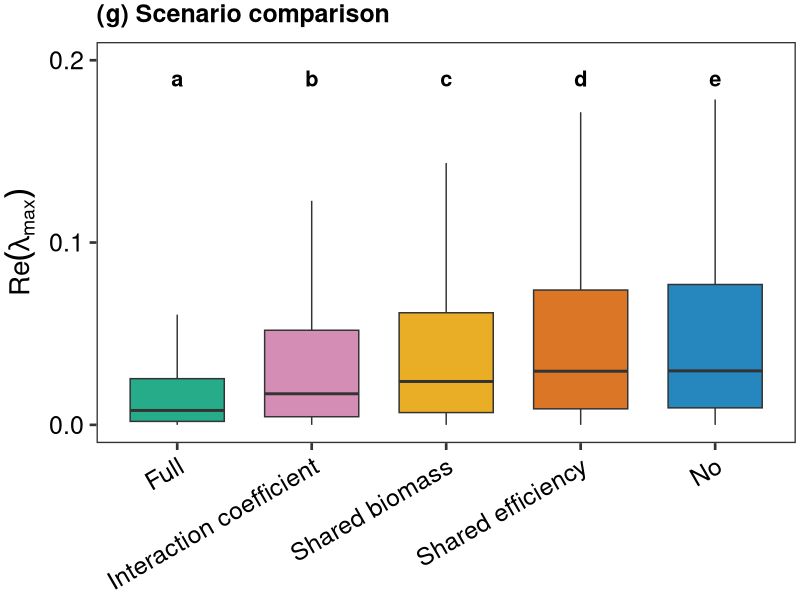
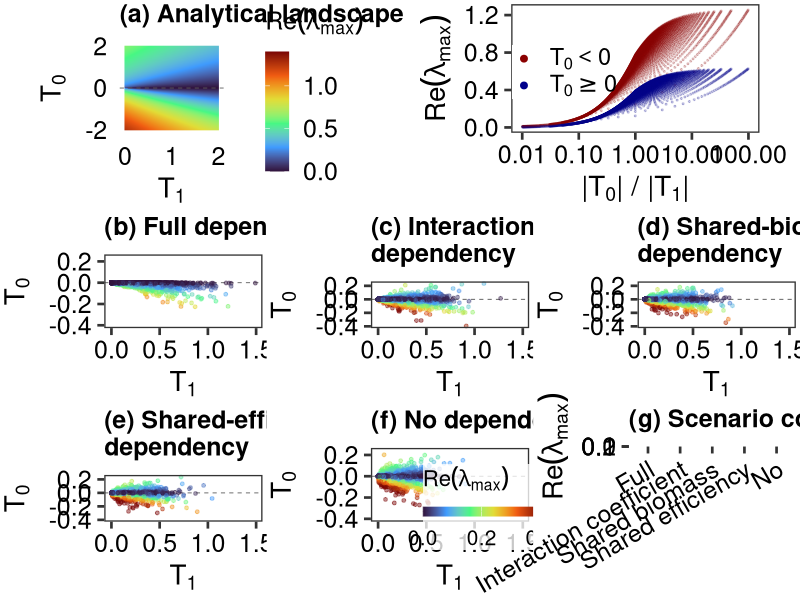

These figures' R source, in order: (Note: this script raises an error after producing the figures.)
# =============================================================================
# Three-species module dependency analysis
# =============================================================================

rm(list = ls())

library(tidyverse)
library(cowplot)
library(viridis)
library(scales)
library(here)
library(emmeans)
library(multcomp)
library(multcompView)

set.seed(2026)

n_rep <- 10000
fs <- 20
fss <- 18

case_levels <- c(
  "(b) Full dependency",
  "(c) Interaction-coefficient\ndependency",
  "(d) Shared-biomass\ndependency",
  "(e) Shared-efficiency\ndependency",
  "(f) No dependency"
)

scenario_labs_short <- c(
  "(b) Full dependency" = "Full",
  "(c) Interaction-coefficient\ndependency" = "Interaction coefficient",
  "(d) Shared-biomass\ndependency" = "Shared biomass",
  "(e) Shared-efficiency\ndependency" = "Shared efficiency",
  "(f) No dependency" = "No"
)

scenario_cols <- c(
  "(b) Full dependency" = "#009E73",
  "(c) Interaction-coefficient\ndependency" = "#CC79A7",
  "(d) Shared-biomass\ndependency" = "#E69F00",
  "(e) Shared-efficiency\ndependency" = "#D55E00",
  "(f) No dependency" = "#0072B2"
)

get_re_lmax <- function(T1, T0) {
  max(Re(polyroot(c(T0, T1, 0, 1))))
}

simulate_scenario <- function(case, share_c, share_B, share_e) {
  c12 <- runif(n_rep)
  c13 <- runif(n_rep)
  c23 <- runif(n_rep)
  B1 <- runif(n_rep)
  B2 <- runif(n_rep)
  B3 <- runif(n_rep)
  e2 <- runif(n_rep)
  e3 <- runif(n_rep)
  
  c12a <- c12
  c13a <- c13
  c23a <- c23
  B1a <- B1
  B2a <- B2
  B3a <- B3
  e2a <- e2
  e3a <- e3
  
  c12b <- if (share_c) c12a else runif(n_rep)
  c13b <- if (share_c) c13a else runif(n_rep)
  c23b <- if (share_c) c23a else runif(n_rep)
  
  B1b <- if (share_B) B1a else runif(n_rep)
  B2b <- if (share_B) B2a else runif(n_rep)
  B3b <- if (share_B) B3a else runif(n_rep)
  
  e2b <- if (share_e) e2a else runif(n_rep)
  e3b <- if (share_e) e3a else runif(n_rep)
  
  T1 <- (c12a * B1a) * (e2a * c12b * B2a) +
    (c13a * B1b) * (e3a * c13b * B3a) +
    (c23a * B2b) * (e3b * c23b * B3b)
  
  T0 <- (e2a * c12a * B2a) *
    (e3a * c23a * B3a) *
    (c13a * B1a) -
    (c12b * B1b) *
    (c23b * B2b) *
    (e3b * c13b * B3b)
  
  tibble(
    T1,
    T0,
    ReLambdaMax = map2_dbl(T1, T0, get_re_lmax),
    Case = case
  )
}

# -----------------------------------------------------------------------------
# Analytical landscape
# -----------------------------------------------------------------------------

grid <- expand_grid(
  T1 = seq(0, 2, length.out = 100),
  T0 = seq(-2, 2, length.out = 100)
) %>%
  mutate(ReLambdaMax = map2_dbl(T1, T0, get_re_lmax))

# -----------------------------------------------------------------------------
# Simulations
# -----------------------------------------------------------------------------

df_all <- bind_rows(
  simulate_scenario("(b) Full dependency", TRUE, TRUE, TRUE),
  simulate_scenario("(c) Interaction-coefficient\ndependency", TRUE, FALSE, FALSE),
  simulate_scenario("(d) Shared-biomass\ndependency", FALSE, TRUE, FALSE),
  simulate_scenario("(e) Shared-efficiency\ndependency", FALSE, FALSE, TRUE),
  simulate_scenario("(f) No dependency", FALSE, FALSE, FALSE)
) %>%
  mutate(Case = factor(Case, levels = case_levels))

x_limits_sim <- range(df_all$T1)
y_limits_sim <- range(df_all$T0)


# -----------------------------------------------------------------------------
# statistical analysis
# -----------------------------------------------------------------------------

# One-way ANOVA
mod_igp <- aov(ReLambdaMax ~ Case, data = df_all)
summary(mod_igp)

# Estimated means and Tukey-adjusted pairwise comparisons
emm_igp <- emmeans(mod_igp, ~ Case)
pairs(emm_igp, adjust = "tukey")

# Letters for the comparison plot
letters_df <- multcomp::cld(
  emm_igp,
  adjust = "tukey",
  Letters = letters,
  sort = FALSE
) %>%
  as.data.frame() %>%
  mutate(.group = trimws(.group))

# -----------------------------------------------------------------------------
# Panel a: analytical landscape
# -----------------------------------------------------------------------------
base_theme <- theme(
  axis.title = element_text(size = fs, colour = "black"),
  axis.text = element_text(size = fss, colour = "black"),
  plot.title = element_text(size = fss, face = "bold"),
  plot.margin = margin(3, 3, 3, 3, "pt"),
  panel.grid = element_blank()
)

p_analytical <- ggplot(grid, aes(T1, T0, fill = ReLambdaMax)) +
  geom_raster(interpolate = TRUE) +
  geom_hline(yintercept = 0, linetype = "dashed", linewidth = 0.3,
             colour = "grey35") +
  scale_fill_viridis_c(
    option = "H",
    limits = c(0, 1.4),
    name = expression(Re(lambda[max]))
  ) +
  scale_x_continuous(breaks = c(0, 1, 2)) +
  scale_y_continuous(breaks = c(-2, 0, 2)) +
  labs(
    x = expression(T[1]),
    y = expression(T[0]),
    title = "(a) Analytical landscape"
  ) +
  theme_minimal(base_size = fs) +
  base_theme +
  theme(
    legend.position = "right",
    legend.title = element_text(size = fss),
    legend.text = element_text(size = fss)
  )

# -----------------------------------------------------------------------------
# Ratio panel
# -----------------------------------------------------------------------------

grid_ratio <- grid %>%
  filter(T1 > 0) %>%
  mutate(
    ratio = abs(T0) / abs(T1),
    sign_T0 = if_else(T0 >= 0, "positive", "negative")
  ) %>%
  filter(is.finite(ratio))

p_ratio <- ggplot(grid_ratio, aes(ratio, ReLambdaMax, colour = sign_T0)) +
  geom_point(alpha = 0.2, size = 0.4) +
  scale_colour_manual(
    values = c(positive = "darkblue", negative = "darkred"),
    labels = c(
      positive = expression(T[0] >= 0),
      negative = expression(T[0] < 0)
    ), name = "" ) +
  guides(colour = guide_legend(
    override.aes = list(alpha = 1, size = 2))) +
  scale_x_log10(labels = label_number()) +
  labs(
    x = expression("|" * T[0] * "| / |" * T[1] * "|"),
    y = expression(Re(lambda[max]))
  ) +
  theme_test(base_size = fs) +
  base_theme +
  theme(
    legend.position = c(0.4, 0.96),
    legend.justification = c(1, 1),
    legend.title = element_text(size = fss - 1),
    legend.text = element_text(size = fss - 1),
    legend.background = element_rect(
      fill = NA,
      colour = NA
    )
  )

# -----------------------------------------------------------------------------
# Simulated panels
# -----------------------------------------------------------------------------

plot_scenario <- function(case, show_legend = FALSE) {
  df <- filter(df_all, Case == case)
  
  ggplot(df, aes(T1, T0, colour = ReLambdaMax)) +
    geom_hline(yintercept = 0, linetype = "dashed", linewidth = 0.3,
               colour = "grey35") +
    geom_point(alpha = 0.45, size = 1) +
    scale_colour_viridis_c(
      option = "H",
      limits = c(0, 0.4),
      breaks = c(0, 0.2, 0.4),
      oob = squish,
      name = expression(Re(lambda[max])),
      guide = if (show_legend) {
        guide_colourbar(
          direction = "horizontal",
          barwidth = unit(3, "cm"),
          barheight = unit(0.25, "cm"),
          title.position = "top"
        )
      } else "none"
    ) +
    coord_cartesian(xlim = x_limits_sim, ylim = y_limits_sim) +
    labs(
      x = expression(T[1]),
      y = expression(T[0]),
      title = case
    ) +
    theme_test(base_size = fs) +
    base_theme +
    theme(
      legend.position = if (show_legend) c(0.7, 0.2) else "none",
      legend.justification = c(0.5, 0.5),
      legend.title = element_text(size = fss - 2),
      legend.text = element_text(size = fss - 3),
      legend.background = element_rect(
        fill = alpha("white", 0.78),
        colour = NA
      )
    )
}

p_full <- plot_scenario("(b) Full dependency")
p_c <- plot_scenario("(c) Interaction-coefficient\ndependency")
p_B <- plot_scenario("(d) Shared-biomass\ndependency")
p_e <- plot_scenario("(e) Shared-efficiency\ndependency")
p_no <- plot_scenario("(f) No dependency", TRUE)

# -----------------------------------------------------------------------------
# Panel g: scenario comparison
# -----------------------------------------------------------------------------

df_box <- df_all %>%
  mutate(Case = factor(Case, levels = case_levels))

p_box <- ggplot(df_box, aes(Case, ReLambdaMax, fill = Case)) +
  geom_boxplot(outlier.shape = NA, alpha = 0.85, width = 0.7) +
  scale_fill_manual(values = scenario_cols, guide = "none") +
  scale_x_discrete(labels = scenario_labs_short) +
  scale_y_continuous(
    limits = c(0, 0.2),
    breaks = seq(0, 0.2, 0.1)
  ) +
  labs(
    x = NULL,
    y = expression(Re(lambda[max])),
    title = "(g) Scenario comparison"
  ) +
  theme_test(base_size = fs) +
  base_theme +
  theme(axis.text.x = element_text(angle = 30, hjust = 1))

# -----------------------------------------------------------------------------
# Panel g: scenario comparison
# -----------------------------------------------------------------------------

df_box <- df_all %>%
  mutate(Case = factor(Case, levels = case_levels))

p_box <- ggplot(df_box, aes(Case, ReLambdaMax, fill = Case)) +
  # geom_jitter(
  #   aes(colour = Case),
  #   width = 0.15, height = 0,
  #   alpha = 0.08, size = 0.4
  # ) +
  geom_boxplot(outlier.shape = NA, alpha = 0.85, width = 0.7) +
  geom_text(
    data = letters_df,
    aes(x = Case, y = 0.19, label = .group),
    inherit.aes = FALSE,
    size = 5.5,
    fontface = "bold"
  ) +
  scale_fill_manual(values = scenario_cols, guide = "none") +
  scale_colour_manual(values = scenario_cols, guide = "none") +
  scale_x_discrete(labels = scenario_labs_short) +
  scale_y_continuous(breaks = seq(0, 0.2, 0.1)) +
  coord_cartesian(ylim = c(0, 0.2)) +
  labs(
    x = NULL,
    y = expression(Re(lambda[max])),
    title = "(g) Scenario comparison"
  ) +
  theme_test(base_size = fs) +
  base_theme +
  theme(axis.text.x = element_text(angle = 30, hjust = 1))
p_box

# -----------------------------------------------------------------------------
# Combine and save
# -----------------------------------------------------------------------------

p_blank <- ggplot() + theme_void()

row1 <- plot_grid(
  p_blank,
  plot_grid(
    p_analytical,
    p_blank,
    p_ratio,
    ncol = 3,
    rel_widths = c(1.1, 0.1, 1.1)
  ),
  p_blank,
  ncol = 3,
  rel_widths = c(0.05, 1, 0.05)
)

p_all <- plot_grid(
  row1,
  plot_grid(p_full, p_c, p_B, ncol = 3),
  plot_grid(p_e, p_no, p_box, ncol = 3),
  ncol = 1,
  rel_heights = c(1.1, 1, 1)
)

p_all

ggsave(here("figures", "Figure2.jpeg"),
       p_all, width = 14, height = 13, dpi = 600)
ggsave(here("figures", "Figure2.pdf"),
       p_all, width = 14, height = 13)
